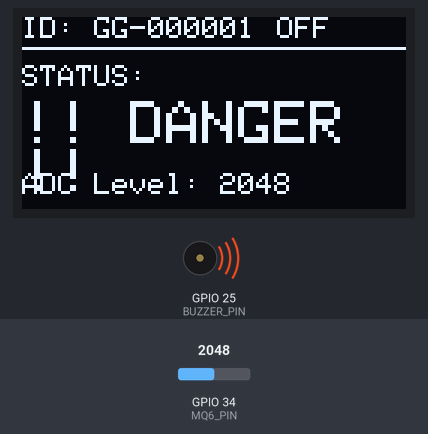
The program below on a simulated ESP32. On the bench: 128×64 one-colour display, buzzer (waves = sounding, pin HIGH). Inputs (shaded band) come from the test bench; at power-on: GPIO 34 (MQ6_PIN) = 2048. EEPROM starts erased; nothing arrives over Bluetooth unless stated; a phone connects over Bluetooth LE 3 s after start; what the program prints to the serial monitor is not drawn.

Above: at 1.2 s.
1.3 s: GPIO 34 (MQ6_PIN) set to 1460
At 3.2 s:
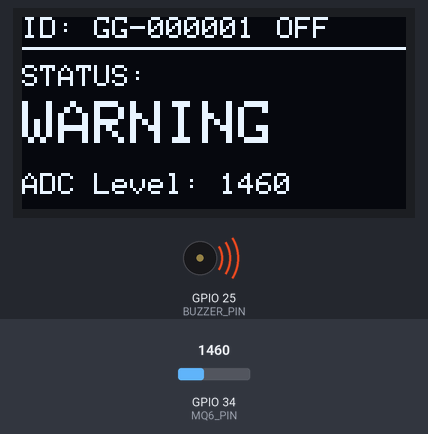
4.3 s: GPIO 34 (MQ6_PIN) set to 1556
At 4.55 s:
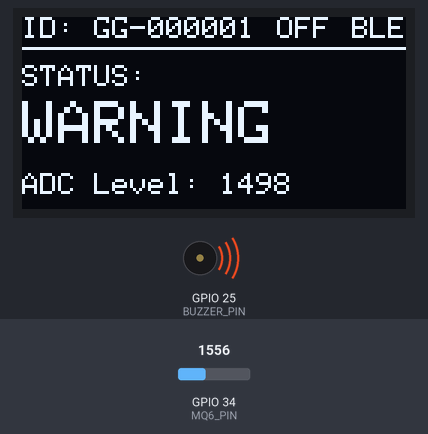
6.4 s: GPIO 34 (MQ6_PIN) set to 1057
At 6.55 s:
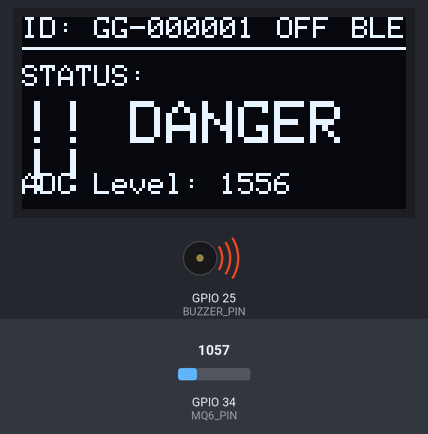
8.4 s: GPIO 34 (MQ6_PIN) set to 956
At 9.9 s:
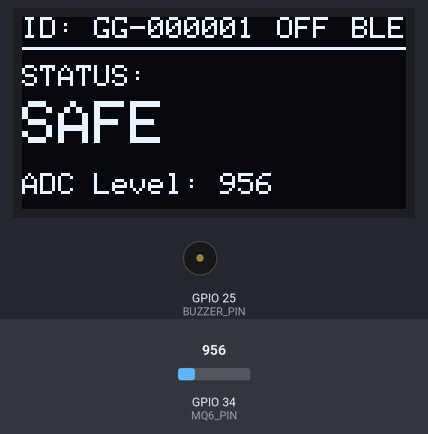
10.2 s: GPIO 34 (MQ6_PIN) set to 1228
At 11.1 s:
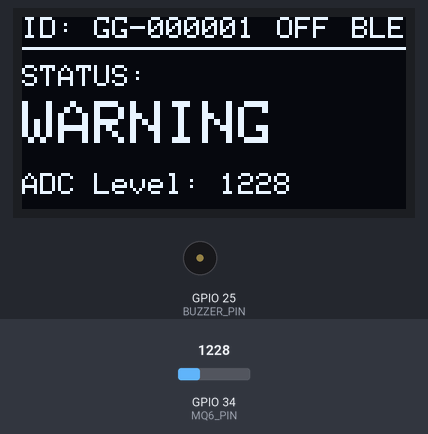
Timing chart, 0 to 14.2 s (numbered marks = the images above; inputs shaded):
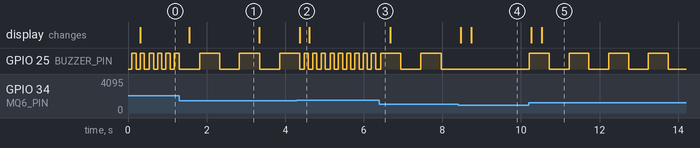

The program:

main.cpp
```cpp
#include <Arduino.h>
#include "Config.h"
#include "DisplayManager.h"
#include "BuzzerManager.h"
#include "GasSensor.h"
#include "BleManager.h"
#include "NetworkManager.h"

// Hardware and Service Component Instances
DisplayManager displayMgr;
BuzzerManager buzzerMgr(BUZZER_PIN);
GasSensor gasSensor(MQ6_PIN);
BleManager bleMgr;
NetworkManager netMgr;

String previousStatus = "SAFE";
unsigned long lastDisplayUpdate = 0;

void setup() {
  Serial.begin(115200);
  Serial.println(F("=========================================="));
  Serial.println(F(" GASGUARD SMART IoT GAS LEAKAGE DETECTOR "));
  Serial.println(F(" Device ID: " DEVICE_ID));
  Serial.println(F(" Firmware:  " FIRMWARE_VERSION));
  Serial.println(F("=========================================="));

  // 1. Initialize Hardware Components
  displayMgr.begin();
  buzzerMgr.begin();
  gasSensor.begin();

  // 2. Initialize BLE Provisioning Server
  bleMgr.begin();

  // 3. Initialize Network & MQTT Manager
  netMgr.begin();

  Serial.println(F("[System] Hardware & Communications Initialized Successfully"));
}

void loop() {
  // CRITICAL SAFETY DIRECTIVE:
  // 1. Read Gas Sensor & Evaluate Local Status (Non-blocking)
  int rawGasAdc = gasSensor.readRawAdc();
  String currentStatus = gasSensor.evaluateStatus(rawGasAdc);

  // 2. Control Physical Alarm Buzzer Locally (Independent of network)
  buzzerMgr.update(currentStatus);

  // 3. Trigger Emergency MQTT Alert if status transitions to WARNING or GAS_DETECTED
  if (currentStatus != previousStatus) {
    Serial.print(F("[Safety Alert] Status state changed from "));
    Serial.print(previousStatus);
    Serial.print(F(" to "));
    Serial.println(currentStatus);

    if (currentStatus == "GAS_DETECTED" || currentStatus == "WARNING") {
      netMgr.publishEmergencyAlert(currentStatus, rawGasAdc, buzzerMgr.isBuzzerActive());
    }
    previousStatus = currentStatus;
  }

  // 4. Process BLE Provisioning Credentials if received from Mobile App
  if (bleMgr.hasNewWifiCredentials()) {
    String newSsid, newPass;
    bleMgr.getWifiCredentials(newSsid, newPass);
    displayMgr.showMessage("Wi-Fi Config Received", "Connecting to " + newSsid);
    netMgr.saveCredentials(newSsid, newPass);
  }

  // 5. Update BLE GATT Characteristics
  bleMgr.updateTelemetry(
    rawGasAdc,
    currentStatus,
    buzzerMgr.isBuzzerActive(),
    gasSensor.getWarningThreshold()
  );

  // 6. Network & MQTT Reconnect / Telemetry Processing (Non-blocking)
  netMgr.update(currentStatus, rawGasAdc, buzzerMgr.isBuzzerActive());

  // 7. Refresh OLED Screen (Every 250ms)
  unsigned long now = millis();
  if (now - lastDisplayUpdate >= 250) {
    lastDisplayUpdate = now;
    displayMgr.updateDisplay(
      currentStatus,
      rawGasAdc,
      netMgr.isWifiConnected(),
      netMgr.isMqttConnected(),
      bleMgr.isConnected()
    );
  }

  // Minimal yield for system watchdog timer
  delay(10);
}
```

BleManager.h
```cpp
#ifndef BLE_MANAGER_H
#define BLE_MANAGER_H

#include <BLEDevice.h>
#include <BLEServer.h>
#include <BLEUtils.h>
#include <BLE2902.h>
#include <ArduinoJson.h>
#include "Config.h"

class BleManagerCallbacks;

class BleManager {
private:
  BLEServer* pServer;
  BLEService* pService;
  BLECharacteristic* pGasValChar;
  BLECharacteristic* pGasStatusChar;
  BLECharacteristic* pBuzzerChar;
  BLECharacteristic* pThresholdChar;
  BLECharacteristic* pWifiProvChar;
  BLECharacteristic* pDeviceInfoChar;

  bool deviceConnected;
  String pendingSsid;
  String pendingPass;
  bool newWifiCredentialsReceived;

public:
  BleManager() : pServer(nullptr), pService(nullptr), deviceConnected(false), newWifiCredentialsReceived(false) {}

  void begin();
  void updateTelemetry(int gasVal, const String& status, bool buzzerActive, int threshold);

  bool isConnected() const { return deviceConnected; }
  bool hasNewWifiCredentials() const { return newWifiCredentialsReceived; }
  void getWifiCredentials(String& ssid, String& pass) {
    ssid = pendingSsid;
    pass = pendingPass;
    newWifiCredentialsReceived = false;
  }

  void setConnected(bool connected) { deviceConnected = connected; }
  void setWifiCredentials(const String& ssid, const String& pass) {
    pendingSsid = ssid;
    pendingPass = pass;
    newWifiCredentialsReceived = true;
  }
};

class ServerCallbacks : public BLEServerCallbacks {
private:
  BleManager* manager;
public:
  ServerCallbacks(BleManager* mgr) : manager(mgr) {}
  void onConnect(BLEServer* pServer) override {
    manager->setConnected(true);
    Serial.println(F("[BLE] Mobile app connected to BLE GATT Server"));
  }
  void onDisconnect(BLEServer* pServer) override {
    manager->setConnected(false);
    Serial.println(F("[BLE] Mobile app disconnected from BLE"));
    BLEDevice::startAdvertising();
  }
};

class WifiProvCallbacks : public BLECharacteristicCallbacks {
private:
  BleManager* manager;
public:
  WifiProvCallbacks(BleManager* mgr) : manager(mgr) {}
  void onWrite(BLECharacteristic* pCharacteristic) override {
    String value = pCharacteristic->getValue().c_str();
    if (value.length() > 0) {
      Serial.println(F("[BLE] Received Wi-Fi credentials payload"));
      JsonDocument doc;
      DeserializationError error = deserializeJson(doc, value);
      if (!error) {
        String ssid = doc["ssid"] | "";
        String pass = doc["pass"] | "";
        if (ssid.length() > 0) {
          manager->setWifiCredentials(ssid, pass);
        }
      }
    }
  }
};

inline void BleManager::begin() {
  BLEDevice::init(BLE_DEVICE_NAME);
  pServer = BLEDevice::createServer();
  pServer->setCallbacks(new ServerCallbacks(this));

  pService = pServer->createService(SERVICE_UUID);

  pGasValChar = pService->createCharacteristic(
    GAS_VALUE_UUID,
    BLECharacteristic::PROPERTY_READ | BLECharacteristic::PROPERTY_NOTIFY
  );
  pGasValChar->addDescriptor(new BLE2902());

  pGasStatusChar = pService->createCharacteristic(
    GAS_STATUS_UUID,
    BLECharacteristic::PROPERTY_READ | BLECharacteristic::PROPERTY_NOTIFY
  );
  pGasStatusChar->addDescriptor(new BLE2902());

  pBuzzerChar = pService->createCharacteristic(
    BUZZER_UUID,
    BLECharacteristic::PROPERTY_READ | BLECharacteristic::PROPERTY_WRITE | BLECharacteristic::PROPERTY_NOTIFY
  );
  pBuzzerChar->addDescriptor(new BLE2902());

  pThresholdChar = pService->createCharacteristic(
    THRESHOLD_UUID,
    BLECharacteristic::PROPERTY_READ | BLECharacteristic::PROPERTY_WRITE
  );
  pThresholdChar->addDescriptor(new BLE2902());

  pWifiProvChar = pService->createCharacteristic(
    WIFI_PROV_UUID,
    BLECharacteristic::PROPERTY_WRITE
  );
  pWifiProvChar->setCallbacks(new WifiProvCallbacks(this));

  pDeviceInfoChar = pService->createCharacteristic(
    DEVICE_INFO_UUID,
    BLECharacteristic::PROPERTY_READ
  );

  JsonDocument infoDoc;
  infoDoc["deviceId"] = DEVICE_ID;
  infoDoc["firmwareVersion"] = FIRMWARE_VERSION;
  infoDoc["hardware"] = HARDWARE_REVISION;
  String infoStr;
  serializeJson(infoDoc, infoStr);
  pDeviceInfoChar->setValue(infoStr.c_str());

  pService->start();

  BLEAdvertising* pAdvertising = BLEDevice::getAdvertising();
  pAdvertising->addServiceUUID(SERVICE_UUID);
  pAdvertising->setScanResponse(true);
  pAdvertising->setMinPreferred(0x06);
  pAdvertising->setMinPreferred(0x12);
  BLEDevice::startAdvertising();

  Serial.println(F("[BLE] BLE GATT Server started and advertising as 'LPG SHIELD'"));
}

inline void BleManager::updateTelemetry(int gasVal, const String& status, bool buzzerActive, int threshold) {
  if (!deviceConnected) return;

  pGasValChar->setValue(String(gasVal).c_str());
  pGasValChar->notify();

  pGasStatusChar->setValue(status.c_str());
  pGasStatusChar->notify();

  pBuzzerChar->setValue(buzzerActive ? "1" : "0");
  pBuzzerChar->notify();

  pThresholdChar->setValue(String(threshold).c_str());
}

#endif // BLE_MANAGER_H
```

BuzzerManager.h
```cpp
#ifndef BUZZER_MANAGER_H
#define BUZZER_MANAGER_H

#include <Arduino.h>
#include "Config.h"

class BuzzerManager {
private:
  uint8_t pin;
  bool isMuted;
  unsigned long lastToggleTime;
  bool buzzerState;

public:
  BuzzerManager(uint8_t buzzerPin = BUZZER_PIN) : pin(buzzerPin), isMuted(false), lastToggleTime(0), buzzerState(false) {}

  void begin() {
    pinMode(pin, OUTPUT);
    digitalWrite(pin, LOW);
  }

  void update(const String& statusStr, bool manualOverride = false) {
    if (manualOverride) {
      digitalWrite(pin, HIGH);
      buzzerState = true;
      return;
    }

    if (isMuted) {
      digitalWrite(pin, LOW);
      buzzerState = false;
      return;
    }

    unsigned long currentMillis = millis();

    if (statusStr == "GAS_DETECTED") {
      // Fast rapid alarm tone (100ms ON / 100ms OFF)
      if (currentMillis - lastToggleTime >= 100) {
        lastToggleTime = currentMillis;
        buzzerState = !buzzerState;
        digitalWrite(pin, buzzerState ? HIGH : LOW);
      }
    } else if (statusStr == "WARNING") {
      // Slow pulse warning tone (500ms ON / 500ms OFF)
      if (currentMillis - lastToggleTime >= 500) {
        lastToggleTime = currentMillis;
        buzzerState = !buzzerState;
        digitalWrite(pin, buzzerState ? HIGH : LOW);
      }
    } else {
      // Safe state: silence buzzer
      digitalWrite(pin, LOW);
      buzzerState = false;
    }
  }

  bool isBuzzerActive() const {
    return buzzerState;
  }

  void setMute(bool mute) {
    isMuted = mute;
    if (mute) digitalWrite(pin, LOW);
  }
};

#endif // BUZZER_MANAGER_H
```

DisplayManager.h
```cpp
#ifndef DISPLAY_MANAGER_H
#define DISPLAY_MANAGER_H

#include <Wire.h>
#include <Adafruit_GFX.h>
#include <Adafruit_SSD1306.h>
#include "Config.h"

class DisplayManager {
private:
  Adafruit_SSD1306 display;

public:
  DisplayManager() : display(OLED_SCREEN_WIDTH, OLED_SCREEN_HEIGHT, &Wire, OLED_RESET) {}

  bool begin() {
    Wire.begin(OLED_SDA, OLED_SCL);
    if (!display.begin(SSD1306_SWITCHCAPVCC, 0x3C)) {
      Serial.println(F("[OLED] SSD1306 allocation failed!"));
      return false;
    }
    display.clearDisplay();
    display.setTextColor(SSD1306_WHITE);
    display.setTextSize(1);
    display.setCursor(10, 20);
    display.println(F("GASGUARD IoT"));
    display.setCursor(10, 35);
    display.println(F("Initializing..."));
    display.display();
    return true;
  }

  void updateDisplay(const String& statusStr, int gasValue, bool isWifiConnected, bool isMqttConnected, bool isBleConnected) {
    display.clearDisplay();

    // Top status bar
    display.setTextSize(1);
    display.setCursor(0, 0);
    display.print(F("ID: "));
    display.print(F(DEVICE_ID));

    display.setCursor(85, 0);
    if (isWifiConnected) display.print(F("WIFI"));
    else display.print(F("OFF"));

    display.setCursor(110, 0);
    if (isBleConnected) display.print(F("BLE"));

    display.drawLine(0, 10, 128, 10, SSD1306_WHITE);

    // Main status text
    display.setCursor(0, 16);
    display.print(F("STATUS: "));

    if (statusStr == "GAS_DETECTED") {
      display.setTextSize(2);
      display.setCursor(0, 28);
      display.println(F("!! DANGER !!"));
    } else if (statusStr == "WARNING") {
      display.setTextSize(2);
      display.setCursor(0, 28);
      display.println(F("WARNING"));
    } else {
      display.setTextSize(2);
      display.setCursor(0, 28);
      display.println(F("SAFE"));
    }

    // Bottom reading bar
    display.setTextSize(1);
    display.setCursor(0, 52);
    display.print(F("ADC Level: "));
    display.print(gasValue);

    display.display();
  }

  void showMessage(const String& line1, const String& line2) {
    display.clearDisplay();
    display.setTextSize(1);
    display.setCursor(0, 10);
    display.println(line1);
    display.setCursor(0, 30);
    display.println(line2);
    display.display();
  }
};

#endif // DISPLAY_MANAGER_H
```

GasSensor.h
```cpp
#ifndef GAS_SENSOR_H
#define GAS_SENSOR_H

#include <Arduino.h>
#include "Config.h"

class GasSensor {
private:
  uint8_t pin;
  int warningThreshold;
  int criticalThreshold;
  int runningSum;
  int sampleIndex;
  static const int NUM_SAMPLES = 10;
  int samples[NUM_SAMPLES];

public:
  GasSensor(uint8_t sensorPin = MQ6_PIN)
    : pin(sensorPin),
      warningThreshold(DEFAULT_WARNING_THRESHOLD),
      criticalThreshold(DEFAULT_CRITICAL_THRESHOLD),
      runningSum(0),
      sampleIndex(0) {
    for (int i = 0; i < NUM_SAMPLES; i++) samples[i] = 0;
  }

  void begin() {
    pinMode(pin, INPUT);
    // Warm up samples
    int initialVal = analogRead(pin);
    for (int i = 0; i < NUM_SAMPLES; i++) {
      samples[i] = initialVal;
      runningSum += initialVal;
    }
  }

  int readRawAdc() {
    runningSum -= samples[sampleIndex];
    int rawVal = analogRead(pin);
    samples[sampleIndex] = rawVal;
    runningSum += rawVal;
    sampleIndex = (sampleIndex + 1) % NUM_SAMPLES;
    return runningSum / NUM_SAMPLES;
  }

  String evaluateStatus(int rawAdc) {
    if (rawAdc >= criticalThreshold) {
      return "GAS_DETECTED";
    } else if (rawAdc >= warningThreshold) {
      return "WARNING";
    }
    return "SAFE";
  }

  void setThresholds(int warning, int critical) {
    if (warning > 0) warningThreshold = warning;
    if (critical > warning) criticalThreshold = critical;
  }

  int getWarningThreshold() const { return warningThreshold; }
  int getCriticalThreshold() const { return criticalThreshold; }
};

#endif // GAS_SENSOR_H
```

Config.h
```cpp
#ifndef GASGUARD_CONFIG_H
#define GASGUARD_CONFIG_H

#include <Arduino.h>

// Device Identity
#define DEVICE_ID "GG-000001"
#define FIRMWARE_VERSION "1.0.0"
#define HARDWARE_REVISION "ESP32-MQ6-v1"
#define BLE_DEVICE_NAME "LPG SHIELD"

// Pin Allocations
#define MQ6_PIN 34           // Analog Input Pin for MQ-6 Gas Sensor
#define BUZZER_PIN 25        // Digital Output Pin for Buzzer Alarm
#define OLED_SDA 21          // I2C SDA
#define OLED_SCL 22          // I2C SCL
#define OLED_SCREEN_WIDTH 128
#define OLED_SCREEN_HEIGHT 64
#define OLED_RESET -1

// Default Gas Thresholds (Raw ADC values out of 4095 for 12-bit ESP32 ADC)
#define DEFAULT_WARNING_THRESHOLD 1000
#define DEFAULT_CRITICAL_THRESHOLD 1500

// BLE UUID Definitions (Preserved exact compatibility with prototype)
#define SERVICE_UUID        "6E400001-B5A3-F393-E0A9-E50E24DCCA9E"
#define GAS_VALUE_UUID      "6E400002-B5A3-F393-E0A9-E50E24DCCA9E"
#define GAS_STATUS_UUID     "6E400003-B5A3-F393-E0A9-E50E24DCCA9E"
#define BUZZER_UUID         "6E400004-B5A3-F393-E0A9-E50E24DCCA9E"
#define THRESHOLD_UUID      "6E400005-B5A3-F393-E0A9-E50E24DCCA9E"
#define WIFI_PROV_UUID      "6E400006-B5A3-F393-E0A9-E50E24DCCA9E"
#define DEVICE_INFO_UUID    "6E400007-B5A3-F393-E0A9-E50E24DCCA9E"

// Defaults & Reconnection
#define DEFAULT_MQTT_BROKER "192.168.1.100"
#define DEFAULT_MQTT_PORT 1883
#define TELEMETRY_INTERVAL_MS 5000
#define HEARTBEAT_INTERVAL_MS 30000
#define BUFFER_MAX_SIZE 50

#endif // GASGUARD_CONFIG_H
```

Source omitted: NetworkManager.h (6815 bytes)

Measured:
- the behaviour switches between 1499 and 1500 on GPIO 34 (MQ6_PIN) (found by bisection; images 1 and 2)
- the behaviour switches between 1000 and 999 on GPIO 34 (MQ6_PIN) (found by bisection; images 3 and 4)
- after the input at 1.3 s, GPIO 25 (BUZZER_PIN): alternates HIGH for 0.51 s and LOW for 0.51 s, starting after 0.52 s; the display: changes after 0.26 s (image 1)
- after the input at 4.3 s, GPIO 25 (BUZZER_PIN): alternates HIGH for 0.11 s and LOW for 0.11 s, starting after 0.19 s; the display: changes after 0.07 s (image 2)
- after the input at 6.4 s, GPIO 25 (BUZZER_PIN): HIGH → LOW after 0.54 s, → HIGH 0.51 s later, → LOW 0.51 s later
- after the input at 8.4 s, GPIO 25 (BUZZER_PIN): stops changing and stays LOW; the display: first changes after 0.07 s (image 4 shows a later state)
- after the input at 10.2 s, GPIO 25 (BUZZER_PIN): alternates HIGH for 0.50 s and LOW for 0.50 s, starting at once; the display: first changes after 0.07 s (image 5 shows a later state)
- by itself, GPIO 25 (BUZZER_PIN): alternates HIGH for 0.10 s and LOW for 0.10 s
